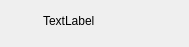
<?xml version="1.0" encoding="UTF-8"?>
<ui version="4.0">
 <class>StatusLabel</class>
 <widget class="QWidget" name="StatusLabel">
  <property name="geometry">
   <rect>
    <x>0</x>
    <y>0</y>
    <width>189</width>
    <height>47</height>
   </rect>
  </property>
  <property name="windowTitle">
   <string>Form</string>
  </property>
  <widget class="QWidget" name="layoutWidget">
   <property name="geometry">
    <rect>
     <x>0</x>
     <y>0</y>
     <width>161</width>
     <height>42</height>
    </rect>
   </property>
   <layout class="QHBoxLayout" name="horizontalLayout">
    <property name="leftMargin">
     <number>5</number>
    </property>
    <property name="topMargin">
     <number>5</number>
    </property>
    <property name="rightMargin">
     <number>5</number>
    </property>
    <property name="bottomMargin">
     <number>5</number>
    </property>
    <item>
     <widget class="QLabel" name="temperatureIcon">
      <property name="maximumSize">
       <size>
        <width>32</width>
        <height>32</height>
       </size>
      </property>
      <property name="text">
       <string/>
      </property>
      <property name="scaledContents">
       <bool>true</bool>
      </property>
     </widget>
    </item>
    <item>
     <widget class="QLabel" name="temperatureLabel">
      <property name="maximumSize">
       <size>
        <width>220</width>
        <height>32</height>
       </size>
      </property>
      <property name="toolTip">
       <string extracomment="tool tip"/>
      </property>
      <property name="statusTip">
       <string extracomment="Status tip"/>
      </property>
      <property name="text">
       <string>TextLabel</string>
      </property>
      <property name="wordWrap">
       <bool>true</bool>
      </property>
      <property name="margin">
       <number>5</number>
      </property>
     </widget>
    </item>
   </layout>
  </widget>
 </widget>
 <resources/>
 <connections/>
</ui>
